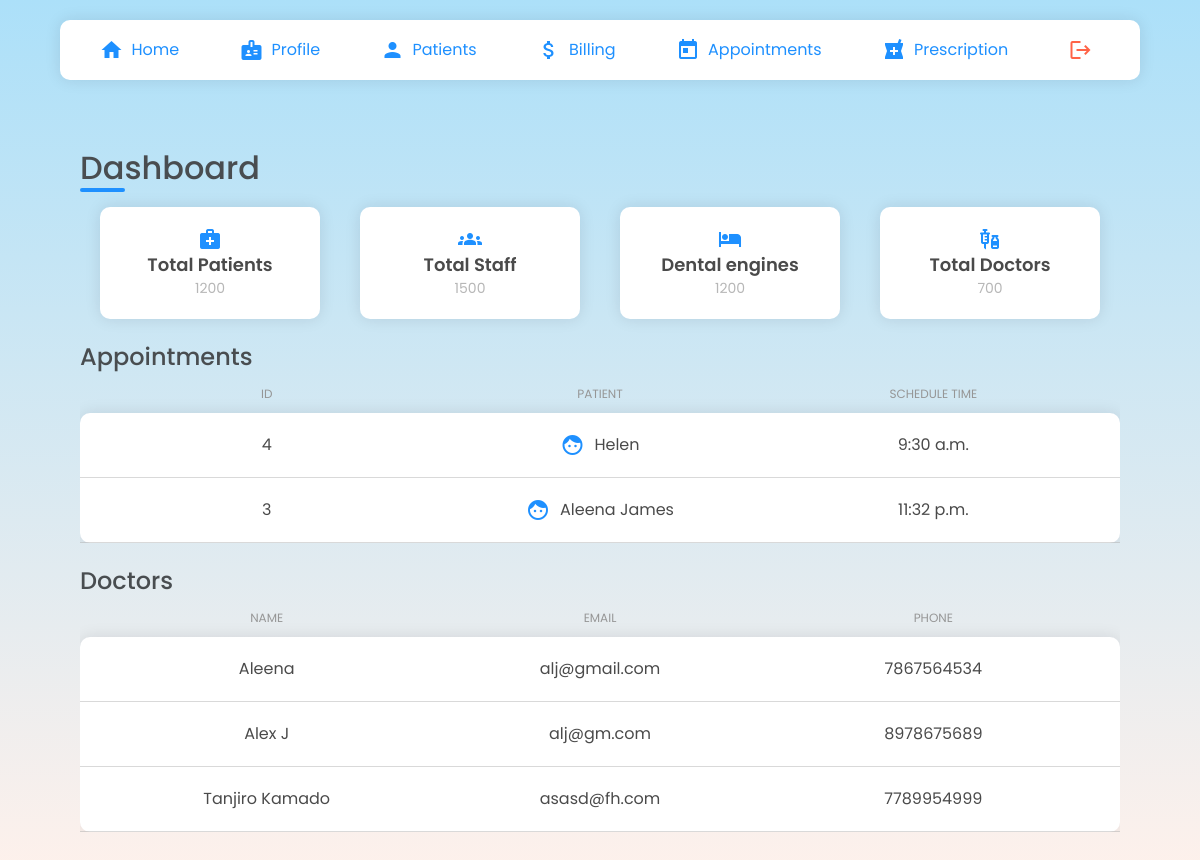
/doctors/ (signed in), run on an earlier commit of the app's database.
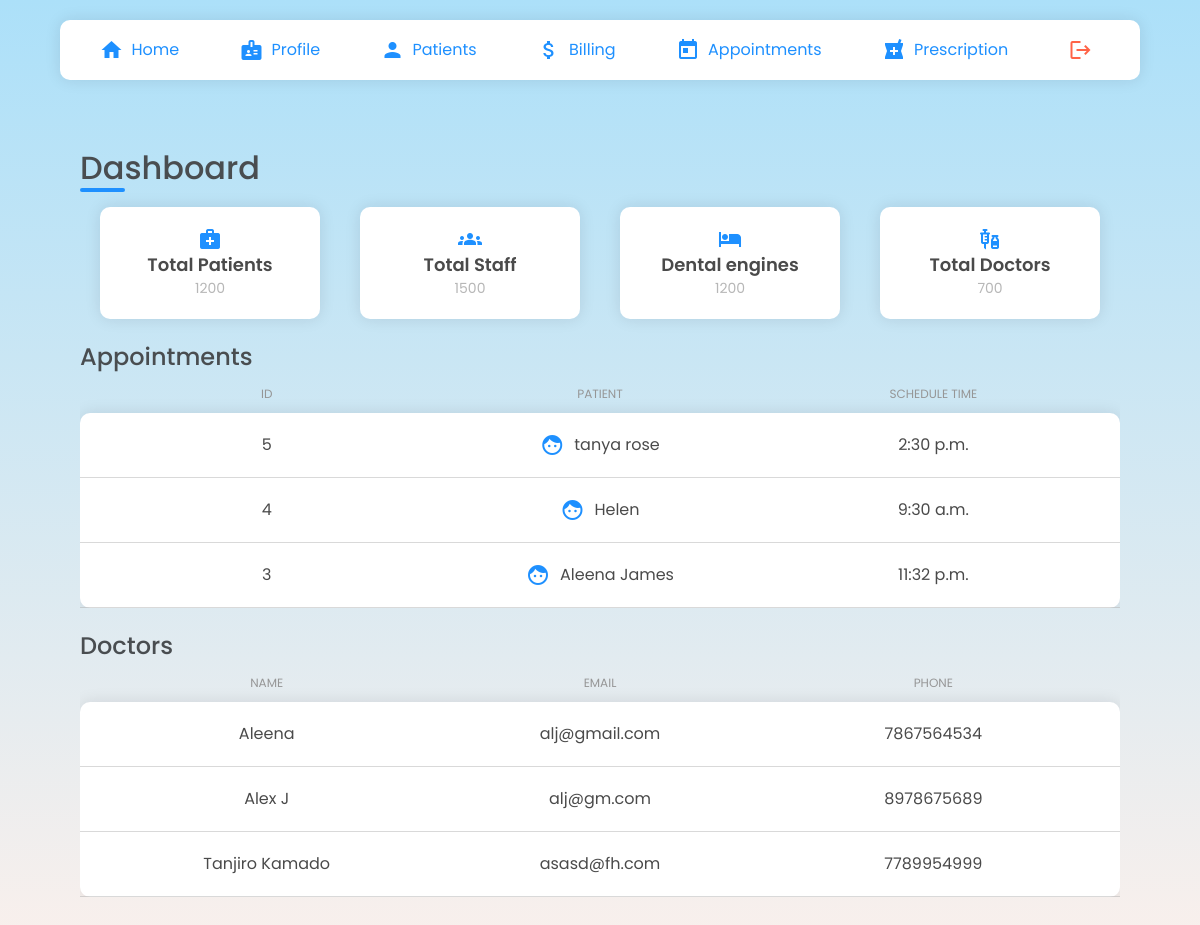
And on a later commit of the database.
### clinic/models.py (models this page shows, shortened)
class Schedule(models.Model):
    STATUS = ( ('Confirmed','Confirmed'), ('Cancel','Cancel'), ('Reschedule','Reschedule'), ('Attended','Attended'), ('Pending','Pending'))
    scheduleDate = models.DateField()
    scheduleTime = models.TimeField(blank=True,null=True)
    accepted = models.BooleanField(default=False)
    accepted_date = models.DateField(auto_now_add=False, null=True, blank=True)
    request = models.TextField(blank=True)
    status = models.CharField(null=True, max_length=10, choices=STATUS,blank=True)
    patient =  models.ForeignKey('patients.Patient', null=True, on_delete= models.CASCADE)
    doctor = models.ForeignKey('doctors.Doctors', null=True, on_delete=models.CASCADE)
    date_created= models.DateTimeField(auto_now_add=True, null=True)
    class Meta:
        ordering = ["-date_created"]

### patients/models.py (models this page shows, shortened)
class Patient(models.Model):
    user = models.OneToOneField(User, on_delete= models.CASCADE, primary_key= True)
    pname=models.CharField(max_length=200, null=True)
    age=models.CharField(max_length=4, null=True)
    gender= models.CharField(max_length=6, null=True)
    email=models.CharField(max_length=200, null=True)
    address= models.CharField(max_length=500, null=True)
    phone= models.CharField(max_length=13, null=True)
    date_created= models.DateTimeField(auto_now_add=True, null=True)

### doctors/models.py (models this page shows, shortened)
class Doctors(models.Model):
    ROLE = (
			('Doctor', 'Doctor'),
			('Staff', 'Staff'),
			)
    user = models.OneToOneField(User, on_delete= models.CASCADE, primary_key= True)
    dname = models.CharField(max_length=200, null=True)
    phone = models.CharField(max_length=200, null=True)
    email = models.CharField(max_length=200, null=True)
    date_created = models.DateTimeField(auto_now_add=True, null=True)
    role = models.CharField(max_length=200, null=True,choices=ROLE)
    specialisation = models.CharField(max_length=200, null=True)
    address= models.CharField(max_length=200, null=True)

### doctors/views.py (the view)
# urls.py: 2. Add a URL to urlpatterns:  path('', views.home, name='home')
def home(request):
    s=Schedule.objects.all()
    doc = Doctors.objects.all()
    d = Doctors.objects.get(pk=request.user)
    return render(request, 'doctors/home.html',{'s':s, 'doc': doc,'d':d})

### doctors/templates/doctors/home.html (shortened to what this page needs)
{% extends "doctors/navbar.html" %}{% load static %} {% block head%}
<link
  rel="stylesheet"
  type="text/css"
  href="{% static 'css/components.css' %}"
/>
{% endblock %} {% block content %}
<div class="doctorHomeMain">
  <div class="dashboardContainer">
    <div class="dashboardLeft">
      <div class="dashboard">
        <h1 class="dash dashFrist">
          <div class="dashboard-under"></div>
          Dashboard
        </h1>
        <div class="dashboardCard">
          <div class="dashCardItem">
            <i class="material-icons">medical_services</i>
            <h3>Total Patients</h3>
            <small>1200</small>
          </div>
          <div class="dashCardItem">
            <i class="material-icons">groups</i>
            <h3>Total Staff</h3>
            <small>1500</small>
          </div>
          <div class="dashCardItem">
            <i class="material-icons">hotel</i>
            <h3>Dental engines</h3>
            <small>1200</small>
          </div>
          <div class="dashCardItem">
            <i class="material-icons">vaccines</i>
            <h3>Total Doctors</h3>
            <small>700</small>
          </div>
        </div>
      </div>
      <div class="adcTableContainer">
        <div class="adcTable">
          <h1 class="dash">Appointments</h1>
          <div class="adcRow adcHead">
            <div class="adcCell">ID</div>
            <div class="adcCell">Patient</div>
            <div class="adcCell">schedule Time</div>
          </div>
          <div class="adcRowBody">
            {% for sch in s %} {% if d.dname == sch.doctor.dname %}
            <div class="adcRow">
              <div class="adcCell">{{sch.id}}</div>
              <div class="adcCell">
                <i class="material-icons dodgerblue">face</i
                >{{sch.patient.pname}}
              </div>
              <div class="adcCell">{{sch.scheduleTime}}</div>
            </div>
            {% endif %} {% endfor %}
          </div>
        </div>
      </div>
      <div class="adcTableContainer">
        <div class="adcTable">
          <h1 class="dash">Doctors</h1>
          <div class="adcRow adcHead">
            <div class="adcCell">NAME</div>
            <div class="adcCell">EMAIL</div>
            <div class="adcCell">PHONE</div>
          </div>
          <div class="adcRowBody">
            {% for doctor in doc %}
            <div class="adcRow">
              <div class="adcCell">{{doctor.dname}}</div>
              <div class="adcCell">{{doctor.email}}</div>
              <div class="adcCell">{{doctor.phone}}</div>
            </div>
            {% endfor %}
          </div>
        </div>
      </div>
    </div>
  </div>
</div>
{% endblock %}

What changed in the data, as far as the page shows it:
added Schedule: id "5", patient.pname "tanya rose", scheduleTime "2:30 p.m."
